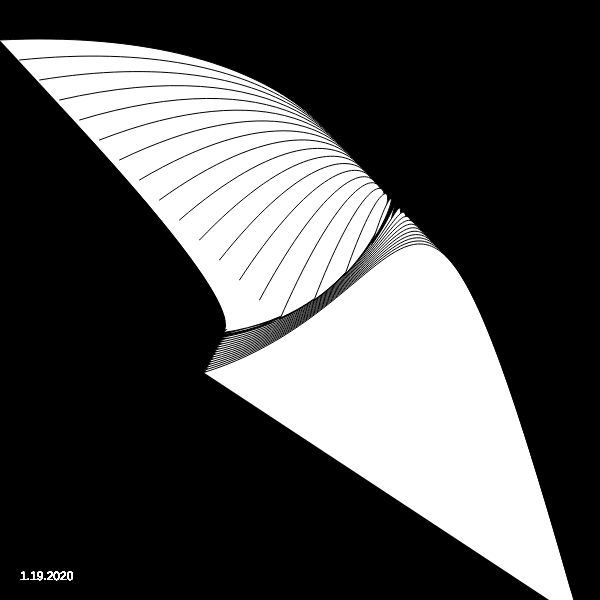
Frame 1 (no input)
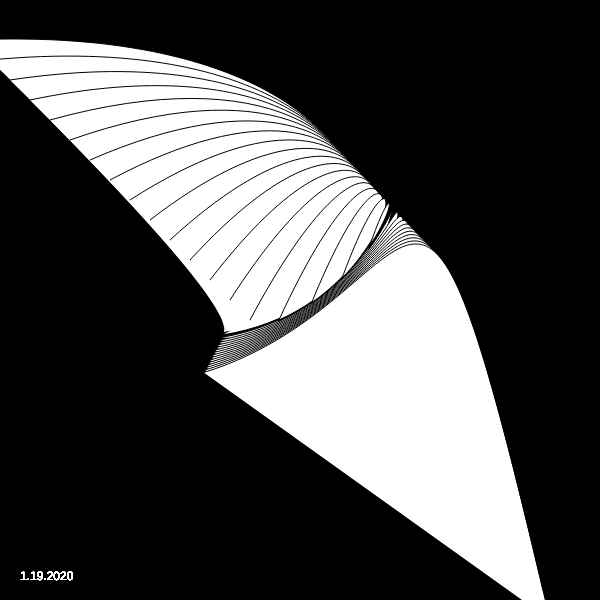
Frame 60 (no input)
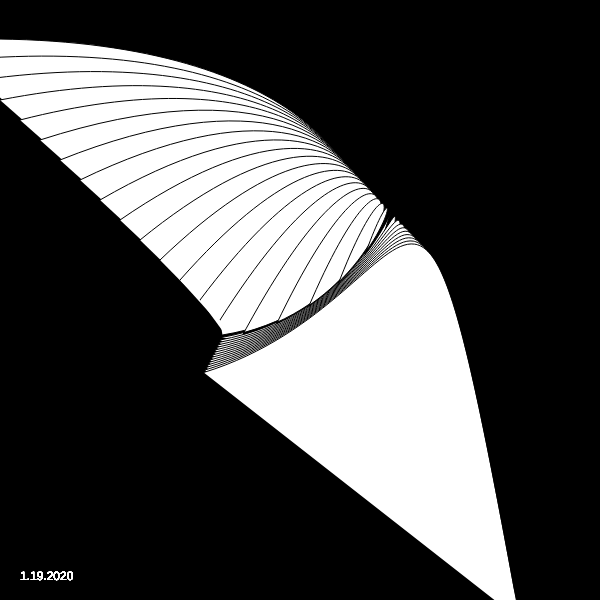
Frame 120 (the mouse pressed at the canvas centre since frame 60)

The p5.js sketch that drew these frames (run headless with seeded random() and noise() and a simulated clock; from frame 60 on, the mouse is pressed at the canvas centre):

// p5.js sketch
// ── sketch.js

//forked from https://editor.p5js.org/wvnl/sketches 

function setup() {
  createCanvas(600, 600);
}
var timer = 0;

function draw() {
  timer +=1;
  background(0);
  for (let i = 0; i < 600; i += 20) {
    bezier(
      i - timer / 2.0,
      40 + i,
      410,
      20,
      440,
      300,
      240 - i / 16.0,
      300 + i / 8.0
    );
  if(timer == 1000){
    timer = 0;
  }
  fill(255);
  text("1.19.2020", 20, height - 20); 
}
}
